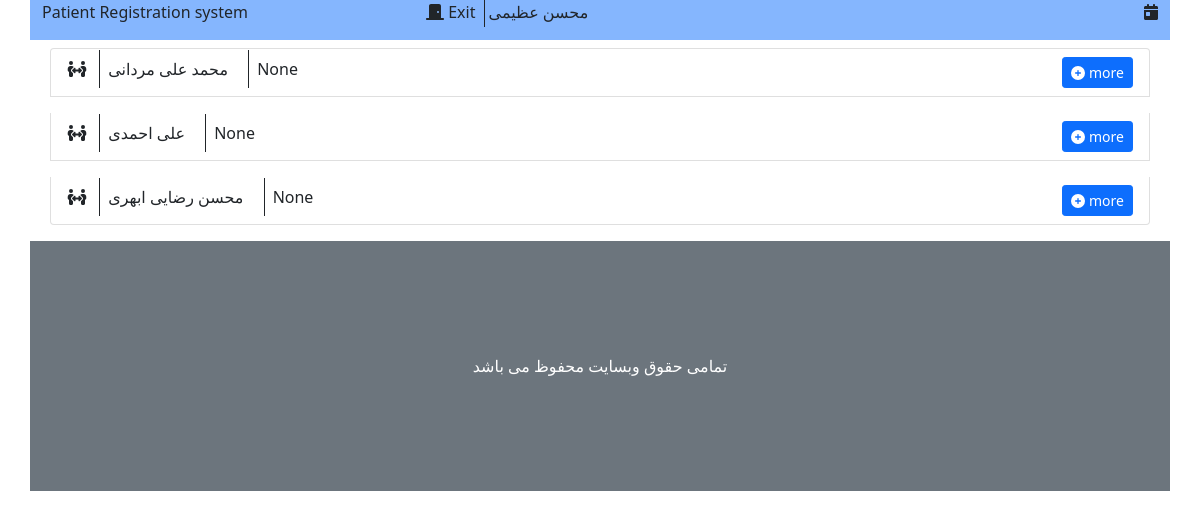
The app's page /visit/patient/ (signed in), older data.
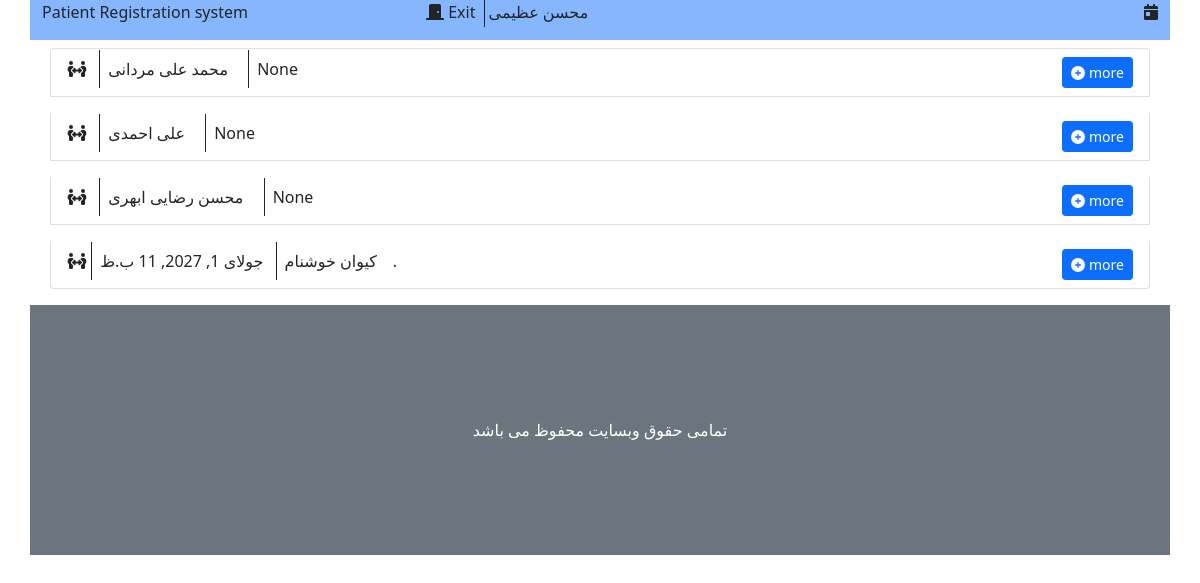
The same page, newer data.
### visit/models.py (models this page shows, shortened)
class Patient(models.Model):
    class Meta:
        verbose_name = 'بیمار'
        verbose_name_plural = 'بیمار'
    file_number = models.CharField(primary_key=True, max_length=10)
    fullname = models.CharField('نام کامل', max_length=120)
    age = models.DateTimeField('تاریخ تولد', null=True)
    phone = models.CharField('تلفن', max_length=11, null=True)

### visit/views.py (the view)
# urls.py: path('patient/', show_patient, name='show_patient'),
@login_required
def show_patient(request):
    patient = Patient.objects.all()
    context = {
        'patient': patient,
        'count': patient.__len__(),
        'date': time_now
    }
    return render(request, 'visit/show_patient.html', context)

### visit/templates/visit/show_patient.html (shortened to what this page needs)
{% extends "visit/_base.html" %}
{% block main %}
    <ul class="list-group">
        {% if patient %}
            {% for people in patient %}
                <li class="list-group-item m-2">
                    <i class="fa fa-people-arrows"></i>
                    <span class="border-start border-dark p-2 m-2">{{ people.fullname }}</span>
                    <span class="border-start border-dark p-2">{{ people.age }}</span>
                    <button type="button" class="btn btn-primary btn-sm float-end">
                        <i class="fa fa-plus-circle"></i>
                        more
                    </button>
                </li>
            {% endfor %}
        {% else %}
            <p class="alert-danger">بیماری موجود نیست</p>
        {% endif %}
    </ul>
{% endblock %}

Row changes from the older to the newer data that the page shows:
added Patient: fullname "کیوان خوشنام", age "جولای 1, 2027, 11 ب.ظ."
